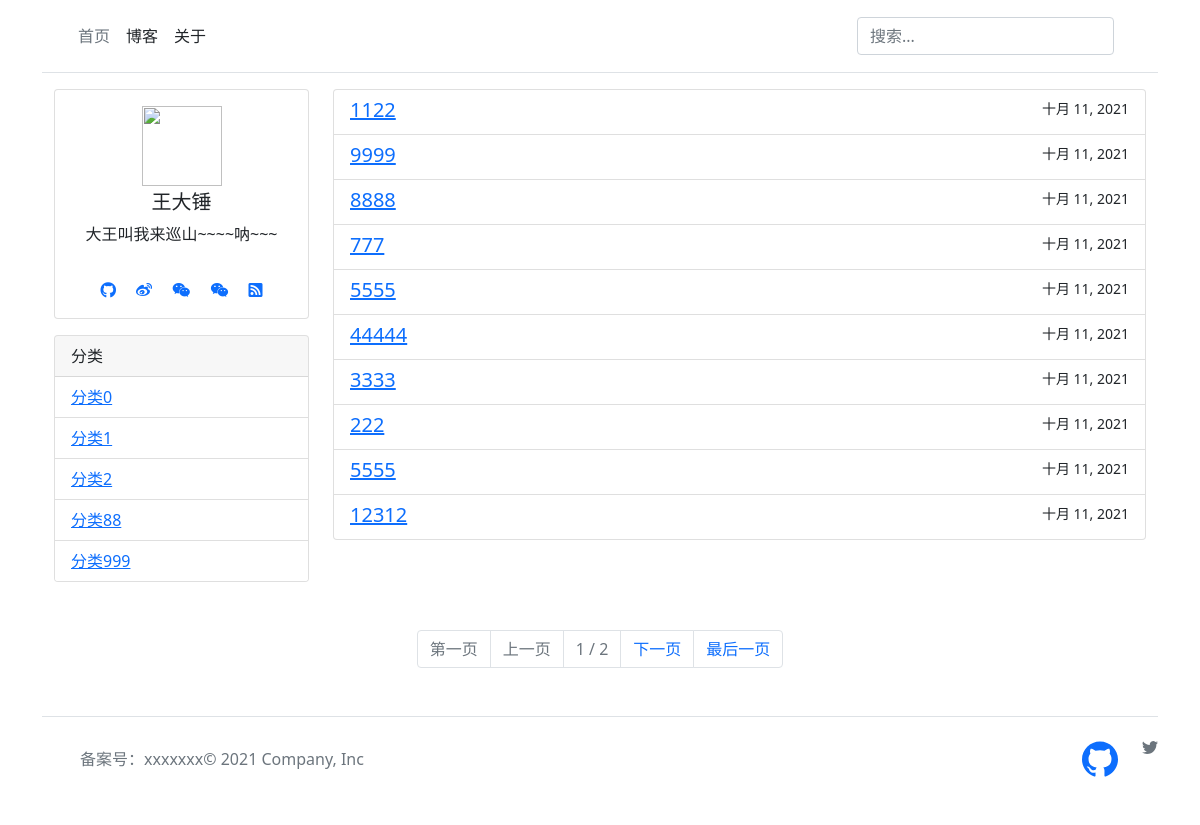
The app's page /blog, older data.
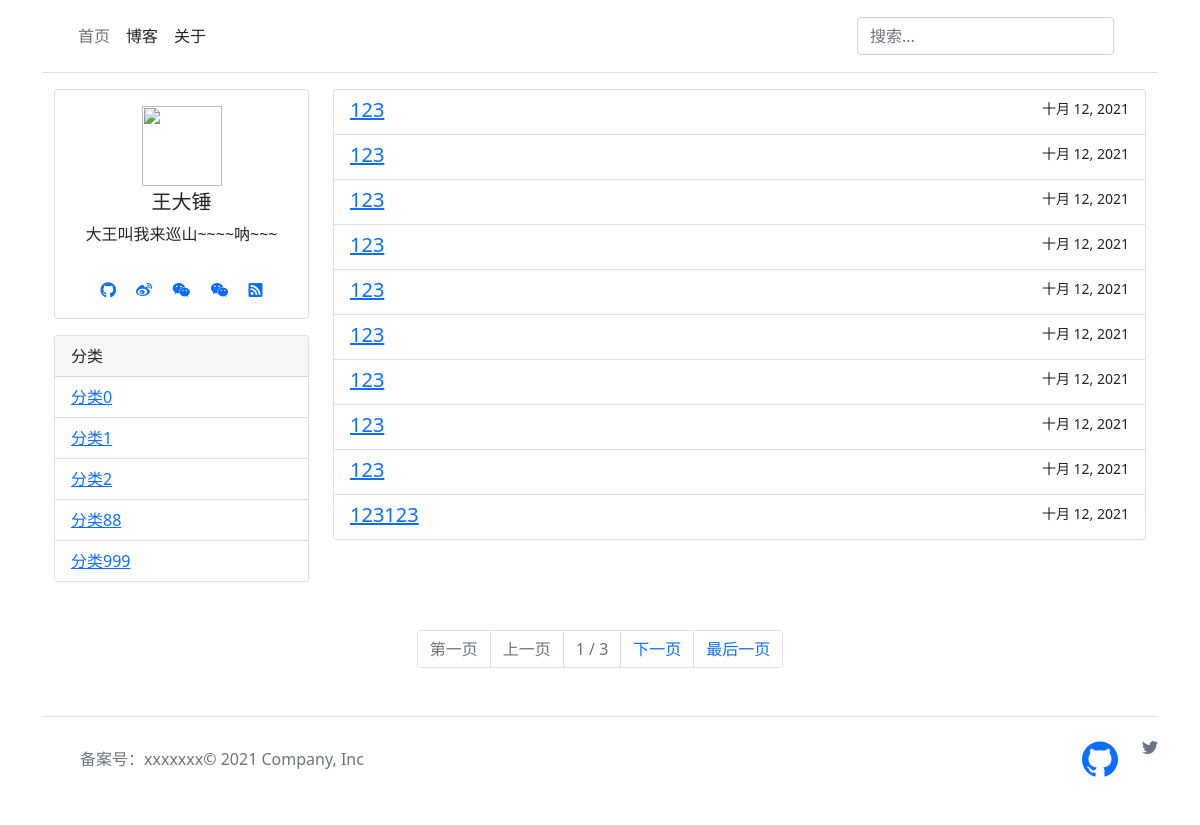
The same page, newer data.
### blog/models.py (models this page shows, shortened)
class Category(models.Model):
    name = models.CharField('分类名', max_length=64)
    sort = models.SmallIntegerField('分类排序', default=0, help_text="数字越小，排名越靠前")
    created = models.DateTimeField(verbose_name='添加时间',  auto_now_add=True)
    modified = models.DateTimeField(verbose_name='修改时间', default=timezone.now)
    def __str__(self):
        return self.name
    def get_absolute_url(self):
        return reverse('category-detail', kwargs={'pk': self.pk})
    class Meta:  # 按sort排序
        ordering = ['sort']
        verbose_name = "分类"
        verbose_name_plural = verbose_name

class Article(models.Model):
    title = models.CharField('文章标题',max_length=128)
    category = models.ForeignKey(Category, verbose_name='文章分类', on_delete=models.SET(category_haveNo), )
    is_public = models.BooleanField('是否公开', default=True, help_text="文章是否公开展示，不勾选就对外隐藏")
    is_original = models.BooleanField('是否原创', default=True, help_text="文章是否原创，不勾选就是转载")
    content_markdown = models.TextField('文章内容markdown', null=True, blank=True)
    content_html = models.TextField('文章内容html', null=True, blank=True,help_text="返回给客户端(根据markdown自动生成的，不要手动修改)")
    keywords = models.CharField('seo的keywords', max_length=640, blank=True, null=True)
    description = models.CharField('seo的description', max_length=640, blank=True, null=True)
    click = models.PositiveIntegerField('点击量',default=0)
    created = models.DateTimeField(verbose_name='添加时间',  auto_now_add=True)
    modified = models.DateTimeField(verbose_name='修改时间', default=timezone.now)
    def get_absolute_url(self):
        return reverse('article-detail', kwargs={'pk': self.pk})
    @staticmethod
    def get_public_article():
        return Article.objects.filter(is_public=True)
    class Meta:
        ordering = ['-created'] # 默认按照创建时间排序
        verbose_name = "文章"
        verbose_name_plural = verbose_name

### blog/views.py (the view)
# urls.py: path('blog', ArticleListView.as_view(), name="article-list"),
class ArticleListView(ListView):
    paginate_by = 10
    def get_queryset(self):
        pk = self.kwargs.get("pk", None)
        q = self.request.GET.get('q', None)  # 搜索关键词
        if pk:
            articles = Article.get_public_article().filter(category=pk)
        else:
            articles = Article.get_public_article()
        if q:
            articles = articles.filter(Q(title__contains=q) | Q(content_markdown__contains=q))
        return articles
    def get_context_data(self, **kwargs):
        context = super().get_context_data(**kwargs)
        context['SITE_CONFIG'] = settings.SITE_CONFIG  # 网站配置信息
        context['category'] = Category.objects.all()  # 网站分类
        context['q'] = self.request.GET.get('q', None)  # 搜索关键词
        return context

### templates/blog/article_list.html (shortened to what this page needs)
{% extends "base.html" %}
{% block content %}
<div class="container">
  <div class="row">
    <div class="col-3 d-none d-md-block">
     <div class="row">
         <div class="col">
             {% include 'user_info.html' %}
         </div>
     </div>
          <div class="row mt-3">
         <div class="col">
             {% include 'category.html' %}
         </div>
     </div>
    </div>
    <div class="col">
      <ul class="list-group">
        {% for article in object_list %}
            <li class="list-group-item list-group-item-action">
                <div class="d-flex w-100 justify-content-between">
                    <h5 class="mb-1">
                        <a target="_blank" href="{{ article.get_absolute_url }}"> {{ article.title }}</a>
                    </h5>
                    <small>{{ article.created|date }}</small>
                </div>
            </li>
    {% empty %}
        <li>内容为空。</li>
    {% endfor %}
    </ul>
    </div>
  </div>
</div>
<nav aria-label="Page navigation" class="mt-5">
  <ul class="pagination justify-content-center">
    {% if page_obj.has_previous %}
        <li class="page-item"><a class="page-link" href="?page=1">第一页</a></li>
        <li class="page-item"><a class="page-link" href="?page={{ page_obj.previous_page_number }}">上一页</a></li>
    {% else %}
        <li class="page-item disabled"><a class="page-link" href="#">第一页</a></li>
        <li class="page-item disabled"><a class="page-link" href="#">上一页</a></li>
    {% endif %}
 <li class="page-item disabled">
      <a class="page-link">  {{ page_obj.number }} / {{ page_obj.paginator.num_pages }}</a>
    </li>
    {% if page_obj.has_next %}
        <li class="page-item"><a class="page-link" href="?page={{ page_obj.next_page_number }}">下一页</a></li>
        <li class="page-item"><a class="page-link" href="?page={{ page_obj.paginator.num_pages }}">最后一页</a></li>
    {% else %}
        <li class="page-item disabled"><a class="page-link" href="#">下一页</a></li>
        <li class="page-item disabled"><a class="page-link" href="#">最后一页</a></li>
    {% endif %}
  </ul>
</nav>
{% endblock %}

### templates/category.html
<div class="card"  >
  <div class="card-header">
    分类
  </div>
  <ul class="list-group list-group-flush">
    {% for item in category %}
      <li class="list-group-item">
          <a target="_blank" href="{{ item.get_absolute_url }}">{{ item }}</a>
      </li>
    {% empty %}
    啥都没有
    {% endfor %}
  </ul>
</div>

Row changes from the older to the newer data that the page shows:
no longer on this page (row unchanged): Article: title "1122", created "十月 11, 2021"
no longer on this page (row unchanged): Article: title "9999", created "十月 11, 2021"
no longer on this page (row unchanged): Article: title "8888", created "十月 11, 2021"
no longer on this page (row unchanged): Article: title "777", created "十月 11, 2021"
no longer on this page (row unchanged): Article: title "5555", created "十月 11, 2021"
no longer on this page (row unchanged): Article: title "44444", created "十月 11, 2021"
no longer on this page (row unchanged): Article: title "3333", created "十月 11, 2021"
no longer on this page (row unchanged): Article: title "222", created "十月 11, 2021"
no longer on this page (row unchanged): Article: title "5555", created "十月 11, 2021"
no longer on this page (row unchanged): Article: title "12312", created "十月 11, 2021"
added Article: title "123", created "十月 12, 2021"
added Article: title "123", created "十月 12, 2021"
added Article: title "123", created "十月 12, 2021"
added Article: title "123", created "十月 12, 2021"
added Article: title "123", created "十月 12, 2021"
added Article: title "123", created "十月 12, 2021"
added Article: title "123", created "十月 12, 2021"
added Article: title "123", created "十月 12, 2021"
added Article: title "123", created "十月 12, 2021"
added Article: title "123123", created "十月 12, 2021"
Text that changed along with them:
{{ page_obj.paginator.num_pages }}: "2" → "3"
